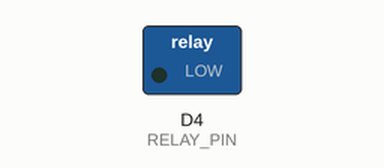
A sketch run on a simulated ESP8266 (NodeMCU). Shown: switched loads named in the sketch (green lamp = pin HIGH). WiFi joins after 1.5 s; servers stay silent unless stated; network time is answered at once with the bench clock; the local clock reads 2024-03-15 10:24:30 at power-on unless the sketch sets it; what the sketch prints to the serial monitor is not drawn.

Above: at 0.1 s.
At 1.6 s:
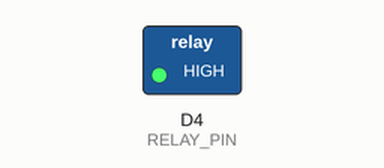
Timing chart, 0 to 3.1 s (numbered marks = the images above):
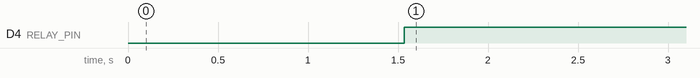

The sketch:

fishRelay.ino
```cpp
// https://lastminuteengineers.com/esp8266-ntp-server-date-time-tutorial/
// https://arduinogetstarted.com/tutorials/arduino-relay

#include <ESP8266WiFi.h>
#include <NTPClient.h>
#include <WiFiUdp.h>

#define WIFI_SSID "ISKONOVAC-7FEF40"
#define WIFI_PASS "AA545B3BFB32"
#define RELAY_PIN D4

const long UTC_OFFSET_S = 3600; // UTC +1 -> 1 * 60 * 60 : 3600
const long DELAY_MS = 60000; // 1000 * 60

WiFiUDP ntpUDP;
NTPClient timeClient(ntpUDP, "pool.ntp.org", UTC_OFFSET_S);

void setup() {
  pinMode(RELAY_PIN, OUTPUT);
  digitalWrite(RELAY_PIN, LOW);

  Serial.begin(9600);
  Serial.println();

  WiFi.begin(WIFI_SSID, WIFI_PASS);

  Serial.print("Connecting to ");
  Serial.print(WIFI_SSID);
  while(WiFi.status() != WL_CONNECTED){
    delay(100);
    Serial.print(".");
  }
  Serial.println();

  timeClient.begin();
}

void loop() {
  if(WiFi.status() != WL_CONNECTED){
    WiFi.begin(WIFI_SSID, WIFI_PASS);

    Serial.print("Connecting to ");
    Serial.print(WIFI_SSID);
    while(WiFi.status() != WL_CONNECTED){
      delay(100);
      Serial.print(".");
    }
    Serial.println();
  }

  timeClient.update();
  Serial.print(timeClient.getHours());
  Serial.print(":");
  Serial.print(timeClient.getMinutes());
  Serial.print(":");
  Serial.println(timeClient.getSeconds());

  if(timeClient.getHours() > 7 && timeClient.getHours() < 21) digitalWrite(RELAY_PIN, HIGH);
  else digitalWrite(RELAY_PIN, LOW);

  delay(DELAY_MS);
}
```

Measured:
- by itself, D4 (RELAY_PIN): LOW → HIGH at 1.5 s
